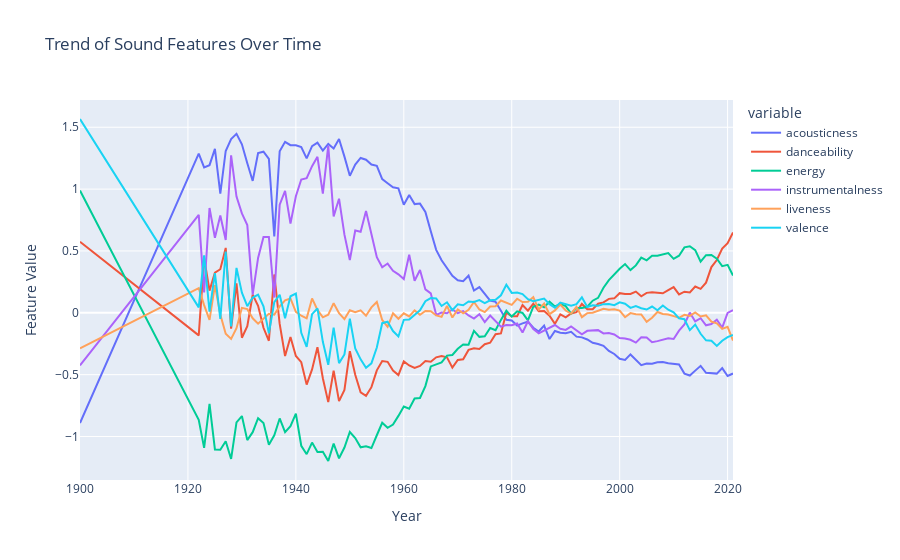

Source (notebook cell):
### Code cell
sound_features = ['acousticness', 'danceability', 'energy', 'instrumentalness', 'liveness', 'valence']
year_data = spotify_normalized_df.groupby('release_year')[sound_features].mean().reset_index()

fig = px.line(year_data, x='release_year', y=sound_features, 
              labels={'release_year': 'Year', 'value': 'Feature Value'}, 
              title='Trend of Sound Features Over Time')

fig.show()
